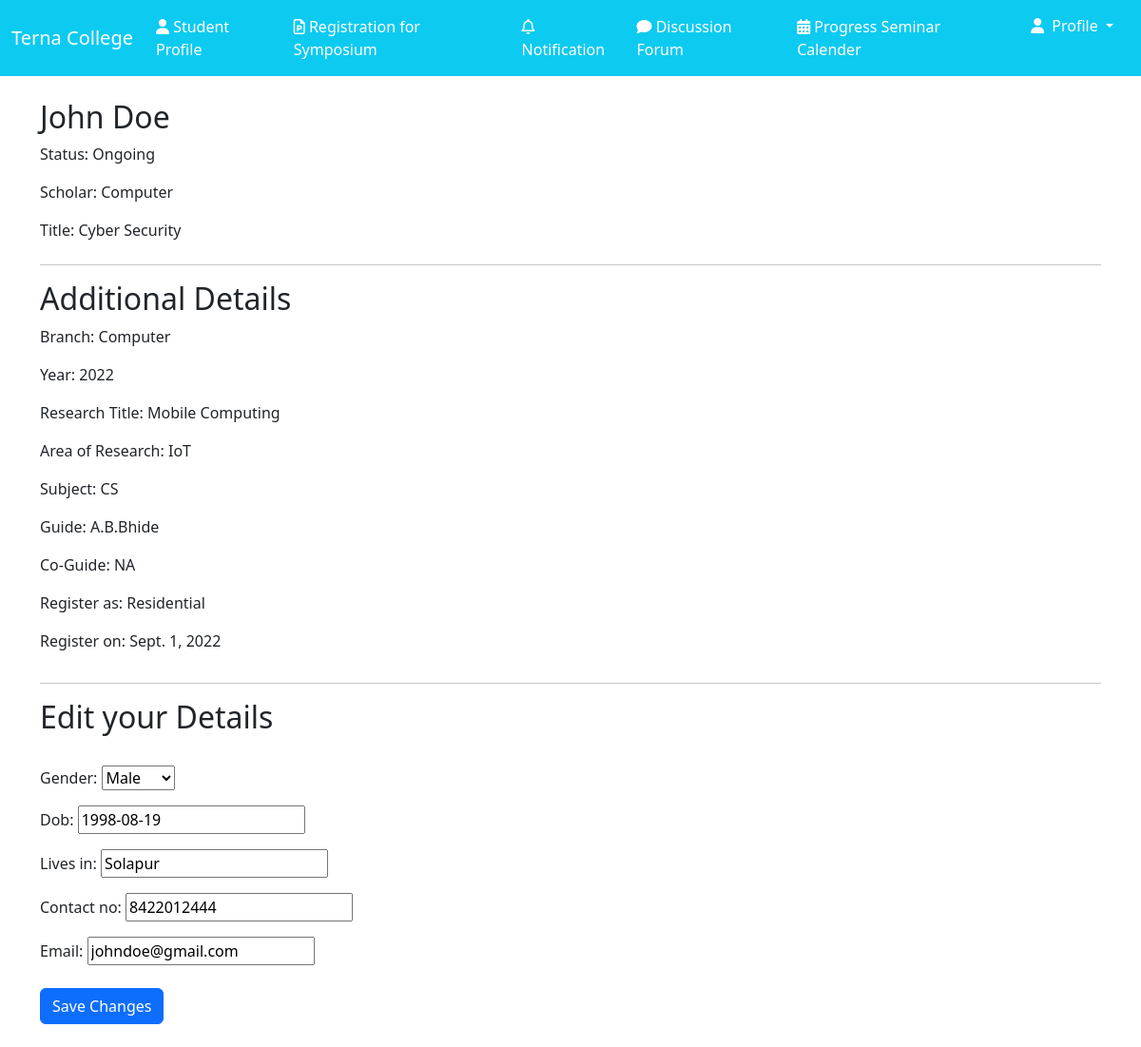
Screenshot of /regform/ with the database file from the repository.
### Homepage/models.py (models this page shows, shortened)
class StudentDetails(models.Model):
    GENDER_CHOICES = (
        ('Male', 'Male'),
        ('Female', 'Female'),
        ('Other', 'Other'),
    )
    REGISTER_CHOICES = (
        ('Residential', 'Residential'),
        ('Non-Residential', 'Non-Residential'),
    )
    student = models.OneToOneField(Student_Cards, on_delete=models.CASCADE)
    branch = models.CharField(max_length=100)
    year = models.IntegerField()
    research_title = models.CharField(max_length=200)
    area_of_research = models.CharField(max_length=200)
    subject = models.CharField(max_length=100)
    guide = models.CharField(max_length=100)
    co_guide = models.CharField(max_length=100,default='NA')
    register_as = models.CharField(max_length=20, choices=REGISTER_CHOICES)
    register_on = models.DateField()
    gender = models.CharField(max_length=10, choices=GENDER_CHOICES)
    dob = models.DateField()
    lives_in = models.CharField(max_length=100)
    address = models.TextField()
    contact_no = models.CharField(max_length=15)
    email = models.EmailField()

class Student_Cards(models.Model):
    name = models.CharField(max_length=100)
    photo = models.ImageField(upload_to='student_photos/')
    status = models.CharField(max_length=100)
    scholar = models.CharField(max_length=100)
    title = models.CharField(max_length=100)

### Homepage/views.py (the view)
# urls.py: path('regform/', views.edit_personal_details, name='regform'),
def edit_personal_details(request):
    student = StudentDetails.objects.get(id=1)
    if request.method == 'POST':
        form = PersonalDetailsForm(request.POST, instance=student)
        if form.is_valid():
            form.save()
            return render(request, 'student/student_home.html', {'student': student})  # Redirect to the student home page after editing
    else:
        form = PersonalDetailsForm(instance=student)
    return render(request, 'student/regform.html', {'form': form, 'student':student})

### Homepage/forms.py
class PersonalDetailsForm(forms.ModelForm):
    class Meta:
        model = StudentDetails
        fields = ['gender', 'dob', 'lives_in', 'contact_no', 'email']

### Homepage/templates/Student/regform.html (shortened to what this page needs)
{% extends "student_base.html" %}
{% block content %}
    <div class="container">
        <form method="post" class="my-4">
            <div class="mb-4">
                <h2>{{ student.student.name }}</h2>
                <p>Status: {{ student.student.status }}</p>
                <p>Scholar: {{ student.student.scholar }}</p>
                <p>Title: {{ student.student.title }}</p>
            </div>
            <hr>
            <h2>Additional Details</h2>
            <div class="row">
                <div class="col-md-6">
                    <p>Branch: {{ student.branch }}</p>
                    <p>Year: {{ student.year }}</p>
                    <p>Research Title: {{ student.research_title }}</p>
                    <p>Area of Research: {{ student.area_of_research }}</p>
                    <p>Subject: {{ student.subject }}</p>
                    <p>Guide: {{ student.guide }}</p>
                    <p>Co-Guide: {{ student.co_guide }}</p>
                    <p>Register as: {{ student.register_as }}</p>
                    <p>Register on: {{ student.register_on }}</p>
                </div>
            </div>
            <hr>
            <div class="mb-4">
                <h2>Edit your Details</h2>
                <br>
                {{ form.as_p }}
            </div>
            <button type="submit" class="btn btn-primary">Save Changes</button>
        </form>
    </div>
{% endblock %}

### rows the page displays
StudentDetails: student.name "John Doe", student.status "Ongoing", student.scholar "Computer", student "Cyber Security", branch "Computer", year "2022", research_title "Mobile Computing", area_of_research "IoT", subject "CS", guide "A.B.Bhide", co_guide "NA", register_as "Residential", register_on "Sept. 1, 2022", gender "Male", dob "1998-08-19", lives_in "Solapur", contact_no "8422012444", email "johndoe@gmail.com"
